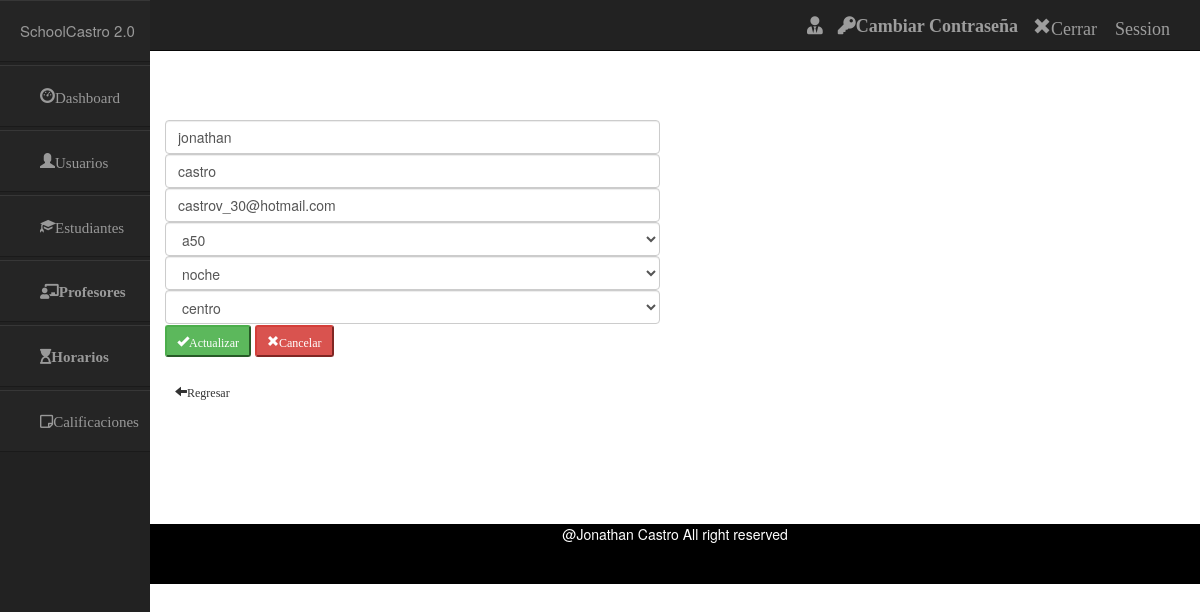
The app's page /index.php/estudiantes_controller/editar/1, older data.
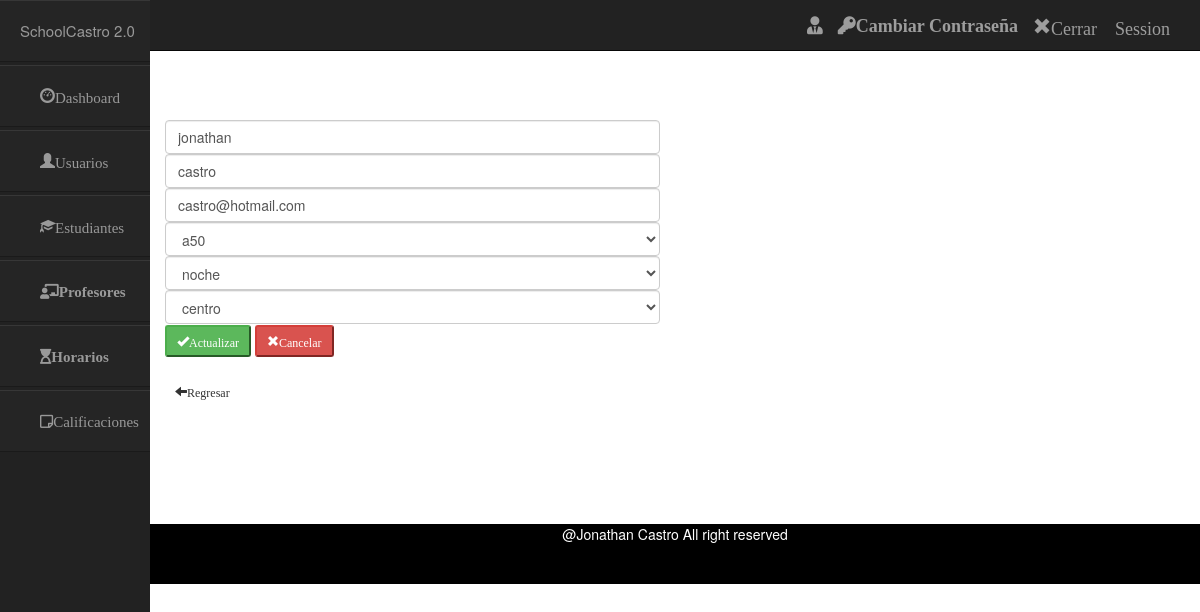
The same page, newer data.
### tables this page shows
CREATE TABLE `estudiantes` (
  `id` int(50) NOT NULL,
  `nombre` varchar(50) NOT NULL,
  `apellido` varchar(50) NOT NULL,
  `email` varchar(50) NOT NULL,
  `session` varchar(50) NOT NULL,
  `turno` varchar(50) NOT NULL,
  `sede` varchar(50) NOT NULL
);

### application/controllers/Estudiantes_controller.php (called while the page is built, shortened)
<?php
class Estudiantes_controller extends CI_Controller {
        public function editar($id) {
            $data['usuario'] = $this->session->userdata('usuario');
            $data['datos'] = $this->estudiantes_model->estudiantesPorId($id);
                $this->load->view('include/header');
                $this->load->view('include/navbar',$data);
                $this->load->view('include/sidebar');
                $this->load->view('admin/editar_estudiantes',$data);
                $this->load->view('include/footer');
    }
}

### index.php (called while the page is built, shortened)
<?php
require_once BASEPATH.'core/CodeIgniter.php';

### application/models/Estudiantes_model.php (called while the page is built, shortened)
<?php
class Estudiantes_model extends CI_Model {
	public function estudiantesPorId($id)
	{
		$sql = "SELECT id,nombre,apellido,email,session,turno,sede from estudiantes where id= $id";
		$query = $this->db->query($sql);
		return $query->row();
	}
}

### application/views/admin/editar_estudiantes.php (the view)
<br>
<br>
<br>
<br>
<br>
<br>
	<div class="row col-md-6" >
		<form action="" method="post">
			<input type="text" class="form-control" name="nombre" value="<?php echo $datos->nombre?>">
			<input type="text" class="form-control"  name="apellido" value="<?php echo $datos->apellido?>">
			<input type="text" class="form-control" name="email" value="<?php echo $datos->email?>">
			<select name="session" class="form-control" id="session" >
				<option><?php echo $datos->session?></option>
			</select>
			<select name="turno" class="form-control" id="turno" >
				<option><?php echo $datos->turno?></option>
			</select>
			<select name="sede" class="form-control" id="sede">
				<option><?php echo $datos->sede?></option>
			</select>
			<button type="submit" name="submit" value="submit" class="btn-success btn-sm glyphicon glyphicon-ok">Actualizar</button>
			<button type="reset" class="btn-danger btn-sm glyphicon glyphicon-remove">Cancelar</button>
			<br>
			<br>
			<a href="<?php echo base_url();?>index.php/estudiantes_controller"><span class="btn-default btn-sm glyphicon glyphicon-arrow-left">Regresar</span></a>
		</form>
<br>
<br>
<br>
<br>
<br>
<br>
	</div>

Row changes from the older to the newer data that the page shows:
changed estudiantes "jonathan": email "castrov_30@hotmail.com" → "castro@hotmail.com"
